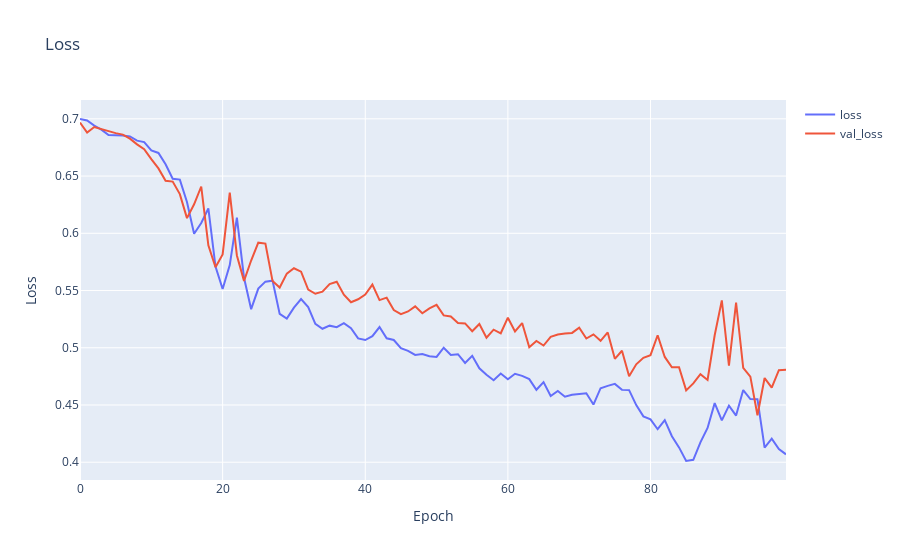

The cell this chart's notebook holds for it:
### Code cell
# plot loss
fig = go.Figure()
fig.add_trace(go.Scatter(y=lstm_history.history['loss'], mode='lines', name='loss'))
fig.add_trace(go.Scatter(y=lstm_history.history['val_loss'], mode='lines', name='val_loss'))
fig.update_layout(title='Loss', xaxis_title='Epoch', yaxis_title='Loss')
fig.show()
